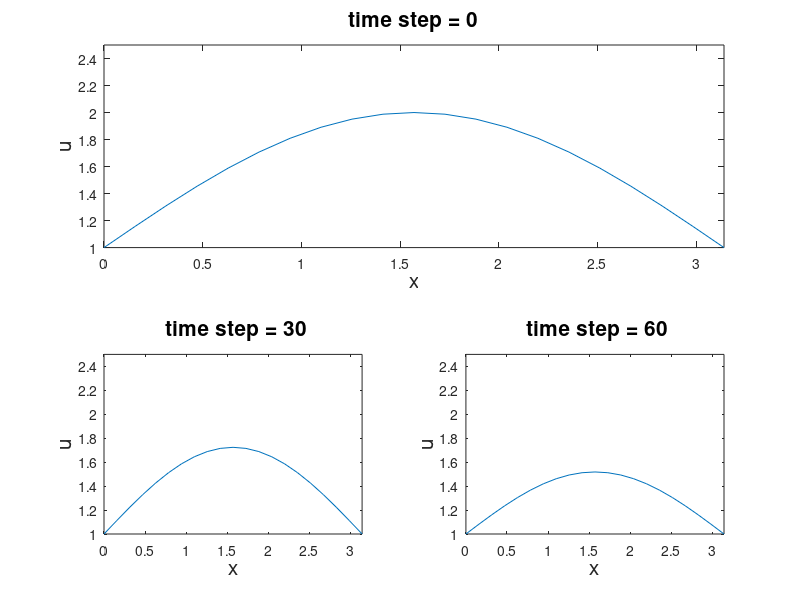

Recreate this plot in MATLAB.
% NAME: Michelle Blum
% DATE: May 5th, 2017
% This code numerically solves the heat equation
% u_t = u_xx for 0<x<pi, t>0
% u(x,0) = phi(x) = 1 + sin (x)

N=60;      % number of time steps
J=20;       % number of partitions
dx=(pi-0)/J;  % size of partition
x=0:dx:pi;
s=0.45;
u= ones(N,J+1);
    % a ones matrix of N rows and J+1 columns
    % after simulation:
    % each row represents u(x,t) at a different time
        
        
phi= @(x) 1 + sin (x); % initial condition
u(1,:) = phi(x); % row 1 is u(x,t) at time t=0 (initial condition)

for n=1:N
    % j=1 and j=J+1 (the boundary conditions) 
    % are unaffected by the loop and remain equal to 1
    for j=2:J  
        u(n+1,j) = u(n,j)+ s*(u(n,j+1)-2*u(n,j)+u(n,j-1));
    end
end

% plot for time steps n= 1,30,60
subplot(2,1,1) % plot 1
plot(x,u(1,:))
axis([0,pi, 1, 2.5])
xlabel ('x', 'Fontsize',15)
ylabel ('u', 'Fontsize',15)
title ('time step = 0', 'Fontsize',15)

subplot(2,2,3) % plot 2
plot(x,u(30,:))
axis([0,pi, 1, 2.5])
xlabel ('x', 'Fontsize',15)
ylabel ('u', 'Fontsize',15)
title (' time step = 30', 'Fontsize',15)

subplot(2,2,4) % plot 3
plot(x,u(60,:))
axis([0,pi, 1, 2.5])
xlabel ('x', 'Fontsize',15)
ylabel ('u', 'Fontsize',15)
title (' time step = 60', 'Fontsize',15)
